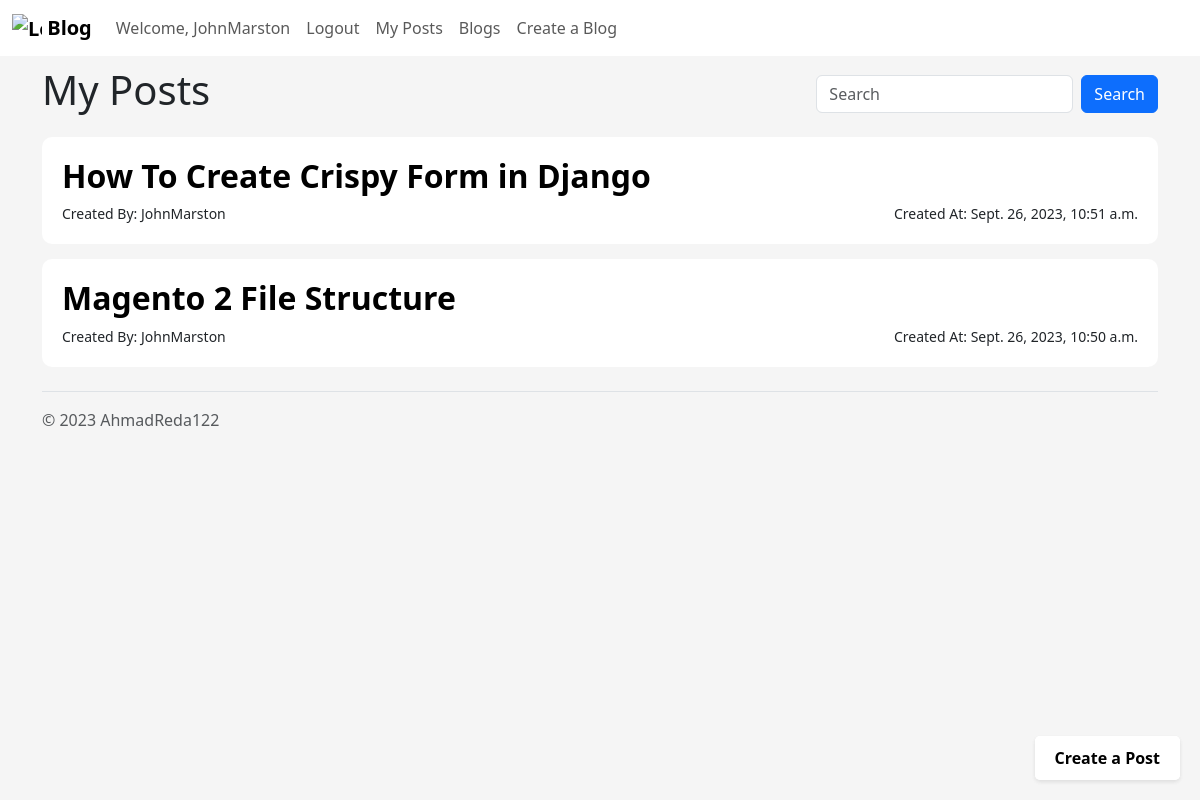
The app's page /blog/myBlogs (signed in) with its own data.
### myApp/models.py (models this page shows)
class Blog(models.Model):
  ID = models.BigAutoField(auto_created = True, primary_key=True, verbose_name="ID")
  title = models.CharField(max_length=200)
  content = models.TextField()
  author = models.ForeignKey(User, on_delete=models.CASCADE, blank=False)
  created_at = models.DateTimeField(auto_now_add=True, blank=True)
  updated_at = models.DateTimeField(auto_now=True)

### myApp/views.py (the view)
# urls.py: path("blog/myBlogs", views.myBlogs, name="myBlogs"),
def myBlogs(request):
    if request.user.is_authenticated:
        SearchEmpty = False
        if request.method == 'POST' and  request.POST['search']:
            blogs = Blog.objects.filter(author=request.user ,title__icontains=request.POST['search'])
            if not blogs:
                SearchEmpty = True
        else:
            blogs = Blog.objects.filter(author=request.user).order_by("-created_at")
        context = {"Blogs": blogs, "isMyPostsPage" : True, "SearchEmpty": SearchEmpty}
        return render(request, "Blog/home.html", context)
    else:
        return redirect("login")

### myApp/templates/Blog/home.html (shortened to what this page needs)
<!DOCTYPE html>
<html lang="en">
	{% load static %} {% load crispy_forms_tags %}
	<head>
		<link href="{% static 'css/bootstrap.css' %}" rel="stylesheet" />
		<link href="{% static 'css/home.css' %}" rel="stylesheet" />
	</head>
	<body>
		{% include "Blog/blogNavBar.html" %}
		<div class="container-md">
			<div class="feed-search">
				<h1>
					{% if isMyPostsPage %}
						My Posts
					{% else %}
						Feed
					{% endif %}
				</h1>
				<div>
					<form class="d-flex" role="search" method="POST">
						<input class="form-control me-2" name="search" type="search" placeholder="Search" aria-label="Search">
						<button class="btn btn-primary" type="submit">Search</button>
					</form>
				</div>
			</div>
			{% if SearchEmpty %}
				<p class="text-center text-body-secondary fs-3">Sorry, No Blog Found</p>
			{% else %}
				{% for blog in Blogs%}
				<div class="container-sm container">
					<h2><a href="{% url "blogPage" id=blog.ID %}">{{ blog.title }}</a></h2>
					<div class="little">
						<div>Created By: {{ blog.author.username }}</div>
						<div>Created At: {{blog.created_at}}</div>
					</div>
				</div>
				<a href="{% url "createBlog" %}" class="create-post-btn">Create a Post</a>
				{% endfor %}
			{% endif %}
		</div>
		{% include "Blog/footer.html" %}
	</body>
</html>

### myApp/templates/Blog/blogNavBar.html (shortened to what this page needs)
{% block content %}
<nav class="navbar sticky-top navbar-expand-lg" style="background-color: white;">
	<div class="container-fluid">
    <a class="navbar-brand" href="#">
      <img src="https://getbootstrap.com/docs/5.3/assets/brand/bootstrap-logo.svg" alt="Logo" width="30" height="24" class="d-inline-block align-text-top">
      Blog
    </a>
		<div class="collapse navbar-collapse" id="navbarSupportedContent">
				<ul class="navbar-nav mr-auto">
					{% if user.is_authenticated %}
          <li class="nav-item">
            <a class="nav-link" href="#">Welcome, {{user.username}}</a>
          </li>
					<li class="nav-item">
						<a class="d-flex nav-link" href="{% url "logout" %}">Logout</a>
					</li>
          <li class="nav-item">
            <a class="nav-link" href="{% url "myBlogs" %}">My Posts</a>
          </li>
					{% else %}
					<li class="nav-item">
						<a class="d-flex nav-link" href="{% url "login" %}">Login</a>
					</li>
					{% endif %}
          <li class="nav-item">
            <a class="nav-link" href="{% url "showBlogs" %}">Blogs</a>
          </li>
          <li class="nav-item">
            <a class="nav-link" href="{% url "createBlog"%}">Create a Blog</a>
          </li>
				</ul>
			</div>
		</div>
</nav>
{% endblock %}

### myApp/static/css/home.css (style rules this page uses)
body { background-color: #f5f5f5; }
.little { font-size: 14px; display: flex; justify-content: space-between; }
a { text-decoration: none; color: var(--bs-black); font-weight: 700; }
.container { background-color: white; padding: 20px; margin-top: 15px; border-radius: 10px; box-shadow: 0 0 0 1.5px rgba(var(--grey-900), 0.05); }
.container-md { position: relative; }
.create-post-btn { position: fixed; bottom: 20px; right: 20px; padding: 10px 20px; background-color: white; color: black; text-decoration: none; font-size: 16px; font-weight: bold; border-radius: 5px; box-shadow: 0 2px 4px rgba(0, 0, 0, 0.05); transition: background-color 0.3s ease; }
.feed-search { display: flex; justify-content: space-between; align-items: center; margin-top: 10px; }

### records on screen
Blog: title "How To Create Crispy Form in Django", author.username "JohnMarston", created_at "Sept. 26, 2023, 10:51 a.m."
Blog: title "Magento 2 File Structure", author.username "JohnMarston", created_at "Sept. 26, 2023, 10:50 a.m."

### other values on screen
{{ user.username }} "JohnMarston"
